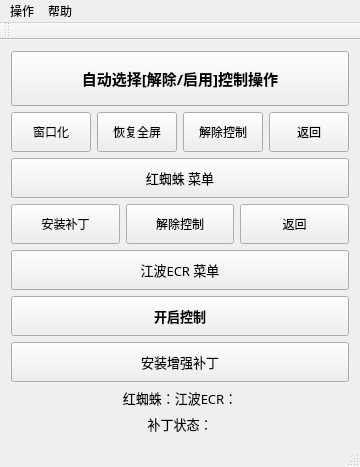
<?xml version="1.0" encoding="UTF-8"?>
<ui version="4.0">
 <class>CHelperNeoClass</class>
 <widget class="QMainWindow" name="CHelperNeoClass">
  <property name="geometry">
   <rect>
    <x>0</x>
    <y>0</y>
    <width>340</width>
    <height>462</height>
   </rect>
  </property>
  <property name="windowTitle">
   <string>CHelperNeo</string>
  </property>
  <property name="toolTip">
   <string/>
  </property>
  <property name="statusTip">
   <string/>
  </property>
  <widget class="QWidget" name="centralWidget">
   <layout class="QHBoxLayout" name="horizontalLayout">
    <item>
     <layout class="QVBoxLayout" name="verticalLayout_main">
      <item>
       <widget class="QPushButton" name="pushButton_auto">
        <property name="minimumSize">
         <size>
          <width>0</width>
          <height>55</height>
         </size>
        </property>
        <property name="font">
         <font>
          <family>微软雅黑</family>
          <pointsize>11</pointsize>
          <weight>75</weight>
          <bold>true</bold>
         </font>
        </property>
        <property name="toolTip">
         <string/>
        </property>
        <property name="toolTipDuration">
         <number>0</number>
        </property>
        <property name="statusTip">
         <string>红蜘蛛选择窗口化；江波ECR选择解除控制</string>
        </property>
        <property name="text">
         <string>自动选择[解除/启用]控制操作</string>
        </property>
        <property name="autoDefault">
         <bool>true</bool>
        </property>
       </widget>
      </item>
      <item>
       <layout class="QHBoxLayout" name="horizontalLayout_rs">
        <item>
         <widget class="QPushButton" name="pushButton_rs_window">
          <property name="minimumSize">
           <size>
            <width>0</width>
            <height>40</height>
           </size>
          </property>
          <property name="font">
           <font>
            <family>微软雅黑</family>
           </font>
          </property>
          <property name="toolTip">
           <string/>
          </property>
          <property name="toolTipDuration">
           <number>-1</number>
          </property>
          <property name="statusTip">
           <string>窗口化(详见帮助-帮助)</string>
          </property>
          <property name="autoFillBackground">
           <bool>false</bool>
          </property>
          <property name="text">
           <string>窗口化</string>
          </property>
         </widget>
        </item>
        <item>
         <widget class="QPushButton" name="pushButton_rs_full">
          <property name="minimumSize">
           <size>
            <width>0</width>
            <height>40</height>
           </size>
          </property>
          <property name="font">
           <font>
            <family>微软雅黑</family>
           </font>
          </property>
          <property name="toolTip">
           <string/>
          </property>
          <property name="toolTipDuration">
           <number>-1</number>
          </property>
          <property name="statusTip">
           <string>解除窗口化(详见帮助-帮助)</string>
          </property>
          <property name="text">
           <string>恢复全屏</string>
          </property>
         </widget>
        </item>
        <item>
         <widget class="QPushButton" name="pushButton_rs_dectl">
          <property name="minimumSize">
           <size>
            <width>0</width>
            <height>40</height>
           </size>
          </property>
          <property name="font">
           <font>
            <family>微软雅黑</family>
            <pointsize>9</pointsize>
           </font>
          </property>
          <property name="toolTip">
           <string/>
          </property>
          <property name="toolTipDuration">
           <number>-1</number>
          </property>
          <property name="statusTip">
           <string>解除红蜘蛛控制(详见帮助-帮助)</string>
          </property>
          <property name="text">
           <string>解除控制</string>
          </property>
         </widget>
        </item>
        <item>
         <widget class="QPushButton" name="pushButton_rs_back">
          <property name="minimumSize">
           <size>
            <width>0</width>
            <height>40</height>
           </size>
          </property>
          <property name="font">
           <font>
            <family>微软雅黑</family>
           </font>
          </property>
          <property name="toolTip">
           <string/>
          </property>
          <property name="toolTipDuration">
           <number>-1</number>
          </property>
          <property name="statusTip">
           <string>关闭菜单</string>
          </property>
          <property name="text">
           <string>返回</string>
          </property>
         </widget>
        </item>
       </layout>
      </item>
      <item>
       <widget class="QPushButton" name="pushButton_rs">
        <property name="minimumSize">
         <size>
          <width>0</width>
          <height>40</height>
         </size>
        </property>
        <property name="font">
         <font>
          <family>微软雅黑</family>
          <pointsize>10</pointsize>
         </font>
        </property>
        <property name="toolTip">
         <string/>
        </property>
        <property name="toolTipDuration">
         <number>0</number>
        </property>
        <property name="statusTip">
         <string>进入红蜘蛛菜单</string>
        </property>
        <property name="text">
         <string>红蜘蛛 菜单</string>
        </property>
       </widget>
      </item>
      <item>
       <layout class="QHBoxLayout" name="horizontalLayout_jp">
        <item>
         <widget class="QPushButton" name="pushButton_jp_patch">
          <property name="minimumSize">
           <size>
            <width>0</width>
            <height>40</height>
           </size>
          </property>
          <property name="font">
           <font>
            <family>微软雅黑</family>
           </font>
          </property>
          <property name="statusTip">
           <string>安装后可以在被控制的情况下进行其他操作(详见帮助-帮助)</string>
          </property>
          <property name="text">
           <string>安装补丁</string>
          </property>
         </widget>
        </item>
        <item>
         <widget class="QPushButton" name="pushButton_jp_dectl">
          <property name="minimumSize">
           <size>
            <width>0</width>
            <height>40</height>
           </size>
          </property>
          <property name="font">
           <font>
            <family>微软雅黑</family>
           </font>
          </property>
          <property name="toolTip">
           <string/>
          </property>
          <property name="statusTip">
           <string>解除江波ECR控制(详见帮助-帮助)</string>
          </property>
          <property name="text">
           <string>解除控制</string>
          </property>
         </widget>
        </item>
        <item>
         <widget class="QPushButton" name="pushButton_jp_back">
          <property name="minimumSize">
           <size>
            <width>0</width>
            <height>40</height>
           </size>
          </property>
          <property name="font">
           <font>
            <family>微软雅黑</family>
           </font>
          </property>
          <property name="statusTip">
           <string>关闭菜单</string>
          </property>
          <property name="text">
           <string>返回</string>
          </property>
         </widget>
        </item>
       </layout>
      </item>
      <item>
       <widget class="QPushButton" name="pushButton_jp">
        <property name="minimumSize">
         <size>
          <width>0</width>
          <height>40</height>
         </size>
        </property>
        <property name="font">
         <font>
          <family>微软雅黑</family>
          <pointsize>10</pointsize>
         </font>
        </property>
        <property name="toolTip">
         <string/>
        </property>
        <property name="toolTipDuration">
         <number>0</number>
        </property>
        <property name="statusTip">
         <string>进入江波ECR菜单</string>
        </property>
        <property name="text">
         <string>江波ECR 菜单</string>
        </property>
       </widget>
      </item>
      <item>
       <widget class="QPushButton" name="pushButton_rectl">
        <property name="minimumSize">
         <size>
          <width>0</width>
          <height>40</height>
         </size>
        </property>
        <property name="font">
         <font>
          <family>微软雅黑</family>
          <pointsize>10</pointsize>
          <weight>75</weight>
          <bold>true</bold>
         </font>
        </property>
        <property name="toolTipDuration">
         <number>0</number>
        </property>
        <property name="statusTip">
         <string>恢复使用了解除控制的软件的控制</string>
        </property>
        <property name="text">
         <string>开启控制</string>
        </property>
       </widget>
      </item>
      <item>
       <widget class="QPushButton" name="pushButton_patch">
        <property name="minimumSize">
         <size>
          <width>0</width>
          <height>40</height>
         </size>
        </property>
        <property name="font">
         <font>
          <family>微软雅黑</family>
          <pointsize>10</pointsize>
         </font>
        </property>
        <property name="toolTip">
         <string/>
        </property>
        <property name="statusTip">
         <string>安装后在控制中按五下 Shift 可解除控制。</string>
        </property>
        <property name="text">
         <string>安装增强补丁</string>
        </property>
       </widget>
      </item>
      <item>
       <widget class="QLabel" name="label_stat">
        <property name="font">
         <font>
          <family>微软雅黑</family>
          <pointsize>10</pointsize>
         </font>
        </property>
        <property name="text">
         <string>红蜘蛛：江波ECR：</string>
        </property>
        <property name="alignment">
         <set>Qt::AlignCenter</set>
        </property>
       </widget>
      </item>
      <item>
       <widget class="QLabel" name="label_patch">
        <property name="font">
         <font>
          <family>微软雅黑</family>
          <pointsize>10</pointsize>
         </font>
        </property>
        <property name="text">
         <string>补丁状态：</string>
        </property>
        <property name="alignment">
         <set>Qt::AlignCenter</set>
        </property>
       </widget>
      </item>
     </layout>
    </item>
   </layout>
  </widget>
  <widget class="QMenuBar" name="menuBar">
   <property name="geometry">
    <rect>
     <x>0</x>
     <y>0</y>
     <width>340</width>
     <height>23</height>
    </rect>
   </property>
   <widget class="QMenu" name="menu_main">
    <property name="statusTip">
     <string>查看所有可用操作</string>
    </property>
    <property name="title">
     <string>操作</string>
    </property>
    <widget class="QMenu" name="menu_rs">
     <property name="statusTip">
      <string>红蜘蛛相关操作</string>
     </property>
     <property name="title">
      <string>红蜘蛛</string>
     </property>
     <addaction name="action_rs_window"/>
     <addaction name="action_rs_dectl"/>
     <addaction name="separator"/>
     <addaction name="action_rs_full"/>
     <addaction name="action_rs_rectl"/>
    </widget>
    <widget class="QMenu" name="menu_jp">
     <property name="statusTip">
      <string>江波ECR相关操作</string>
     </property>
     <property name="title">
      <string>江波ECR</string>
     </property>
     <addaction name="action_jp_patch"/>
     <addaction name="action_jp_dectl"/>
     <addaction name="separator"/>
     <addaction name="action_jp_rectl"/>
    </widget>
    <addaction name="menu_rs"/>
    <addaction name="menu_jp"/>
    <addaction name="separator"/>
    <addaction name="action_rop"/>
    <addaction name="separator"/>
    <addaction name="action_quit"/>
   </widget>
   <widget class="QMenu" name="menu_help">
    <property name="statusTip">
     <string>帮助</string>
    </property>
    <property name="title">
     <string>帮助</string>
    </property>
    <addaction name="action_help"/>
    <addaction name="action_about"/>
   </widget>
   <addaction name="menu_main"/>
   <addaction name="menu_help"/>
  </widget>
  <widget class="QToolBar" name="mainToolBar">
   <attribute name="toolBarArea">
    <enum>TopToolBarArea</enum>
   </attribute>
   <attribute name="toolBarBreak">
    <bool>false</bool>
   </attribute>
  </widget>
  <widget class="QStatusBar" name="statusBar"/>
  <action name="action_quit">
   <property name="text">
    <string>退出</string>
   </property>
   <property name="statusTip">
    <string>退出程序</string>
   </property>
  </action>
  <action name="action_rs_window">
   <property name="text">
    <string>窗口化</string>
   </property>
   <property name="toolTip">
    <string>窗口化</string>
   </property>
   <property name="statusTip">
    <string>窗口化(详见帮助-帮助)</string>
   </property>
  </action>
  <action name="action_rs_dectl">
   <property name="text">
    <string>解除控制</string>
   </property>
   <property name="toolTip">
    <string>解除控制</string>
   </property>
   <property name="statusTip">
    <string>解除红蜘蛛控制(详见帮助-帮助)</string>
   </property>
  </action>
  <action name="action_rs_rectl">
   <property name="text">
    <string>开启控制</string>
   </property>
   <property name="toolTip">
    <string>开启控制</string>
   </property>
   <property name="statusTip">
    <string>恢复使用了解除控制的红蜘蛛的控制</string>
   </property>
  </action>
  <action name="action_jp_rectl">
   <property name="text">
    <string>开启控制</string>
   </property>
   <property name="statusTip">
    <string>恢复江波ECR控制</string>
   </property>
  </action>
  <action name="action_jp_dectl">
   <property name="text">
    <string>解除控制</string>
   </property>
   <property name="statusTip">
    <string>解除江波ECR控制(详见帮助-帮助)</string>
   </property>
  </action>
  <action name="action_help">
   <property name="text">
    <string>帮助</string>
   </property>
   <property name="statusTip">
    <string>帮助</string>
   </property>
  </action>
  <action name="action_about">
   <property name="text">
    <string>关于</string>
   </property>
   <property name="statusTip">
    <string>关于</string>
   </property>
  </action>
  <action name="action_rs_full">
   <property name="text">
    <string>恢复全屏</string>
   </property>
   <property name="toolTip">
    <string>恢复全屏</string>
   </property>
   <property name="statusTip">
    <string>解除窗口化(详见帮助-帮助)</string>
   </property>
  </action>
  <action name="action_rop">
   <property name="text">
    <string>右键加速</string>
   </property>
   <property name="statusTip">
    <string>解决点击右键卡顿问题</string>
   </property>
  </action>
  <action name="action_jp_patch">
   <property name="text">
    <string>安装补丁</string>
   </property>
   <property name="statusTip">
    <string>安装后可以在被控制的情况下进行其他操作(详见帮助-帮助)</string>
   </property>
  </action>
 </widget>
 <layoutdefault spacing="6" margin="11"/>
 <resources/>
 <connections/>
</ui>
